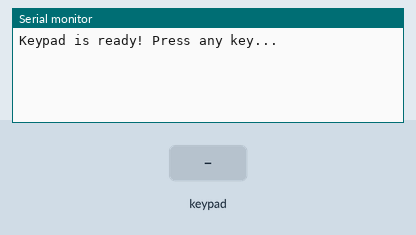
The sketch below on a simulated Arduino Uno, built with avr-gcc and run on an emulated ATmega328P. On the bench: the last lines printed to the serial monitor. The inputs (shaded band) are chosen by the test bench.

Above: at 1.2 s.
1.3 s: key '1' pressed
At 2.5 s:
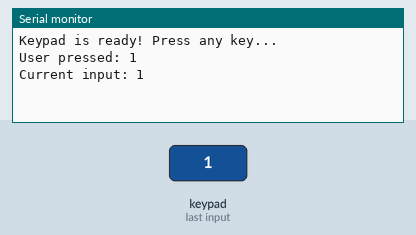
2.8 s: keypad keys 1 2 3 A pressed 0.4 s apart
At 4.6 s:
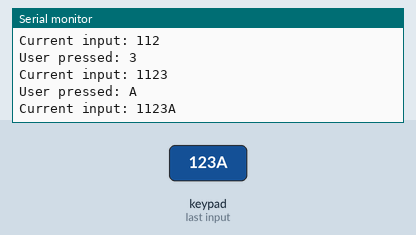
5.9 s: key 'A' pressed
At 6.3 s:
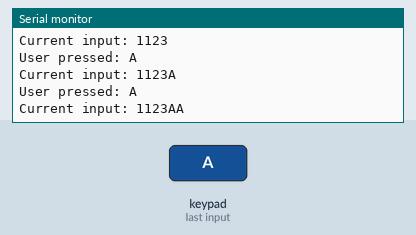
7.4 s: keypad keys 1 2 3 A # pressed 0.4 s apart
At 8.87 s:
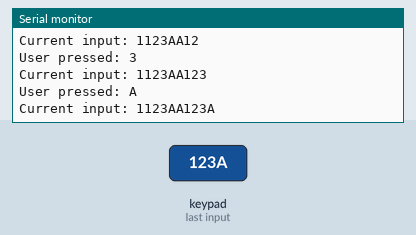
10.9 s: key 'B' pressed
At 12.1 s:
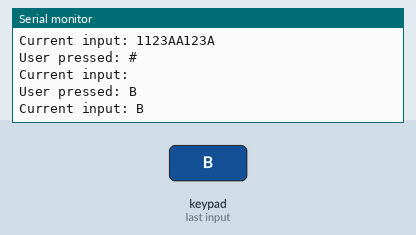
12.4 s: keypad keys 1 2 3 A * pressed 0.4 s apart
At 14.6 s:
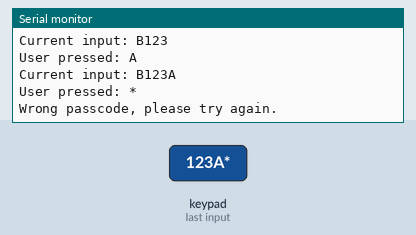
Timing chart, 0 to 16.1 s (numbered marks = the images above; inputs shaded):
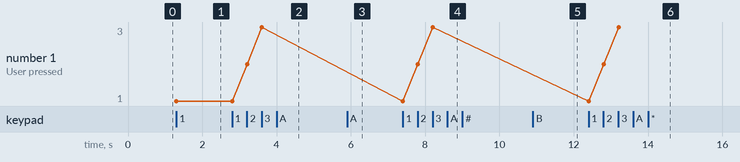

The sketch:

combine_all.ino
```cpp
#include <Keypad.h> // use keypad library
// define keyboard size
const int rows = 4;
const int cols = 4;

// define keypad layout
char keys[rows][cols] = {
    {'1', '2', '3', 'A'},
    {'4', '5', '6', 'B'},
    {'7', '8', '9', 'C'},
    {'*', '0', '#', 'D'}};
// connect keypad pins
byte rowPins[rows] = {11, 10, 9, 8};
byte colPins[cols] = {7, 6, 5, 4};

// create keypad object
Keypad myKeypad = Keypad(makeKeymap(keys), rowPins,
                         colPins, rows, cols);
// setup passcode
String cor_Passcode = "123A"; // correct passcode
String ent_Passcode;          // entered passcode

void setup()
{
    // put your setup code here, to run once:
    Serial.begin(9600);
    Serial.println("Keypad is ready! Press any key...");
}

void loop()
{
    // put your main code here, to run repeatedly:
    // read key from keyboard
    char key = myKeypad.getKey();

    // print the key just read
    if (key) {
        Serial.print("User pressed: ");
        Serial.println(key);

        if (key == '#') {
            // clear current input
            ent_Passcode = "";
            Serial.print("Current input: ");
            Serial.println(ent_Passcode);
        } else if (key == '*') {
            // submit passcode;
            if (ent_Passcode == cor_Passcode) {
                Serial.println("Correct passcode, please enter!");
            } else {
                Serial.println("Wrong passcode, please try again.");
            }
            // clear current input after submisssion
            ent_Passcode = "";
        } else {
            ent_Passcode += key;
            Serial.print("Current input: ");
            Serial.println(ent_Passcode);
        }
    }
}
```

Measured:
- after the input at 1.3 s, the serial monitor: prints a new line at once (image 1)
- after the input at 2.8 s, the serial monitor: prints a new line at once (image 2)
- after the input at 5.9 s, the serial monitor: prints a new line at once (image 3)
- after the input at 7.4 s, the serial monitor: prints a new line at once (image 4)
- after the input at 10.9 s, the serial monitor: prints a new line at once (image 5)
- after the input at 12.4 s, the serial monitor: prints a new line at once (image 6)
- plotted number 1: 1 → 3 after the input at 2.8 s
